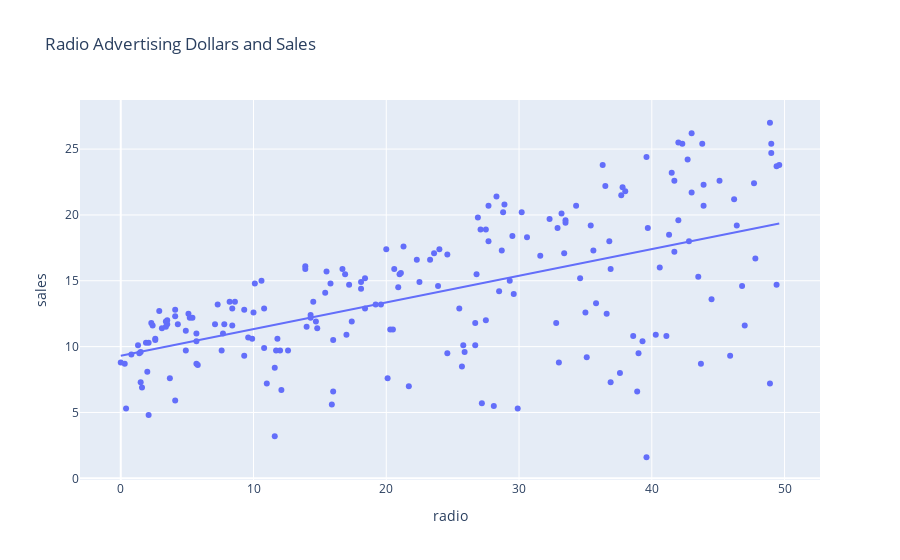

The notebook cell saved with this chart:
### Markdown cell above
## Step 9: Repeat the above for radio and record your observations

### Code cell
fig = px.scatter(df,x='radio',y='sales',trendline='ols',title='Radio Advertising Dollars and Sales')
model = sm.formula.ols(formula='sales~radio',data=df).fit()
fig.show()
model.summary()

### Figure 1 — Plotly figure (JSON) as saved in the notebook; plotly's stock layout.template omitted (floating-point values rounded to 4 significant figures; data arrays with more than 128 entries replaced by an {"elided": "..."} marker saying what was removed)
{"data": [{"hovertemplate": "radio=%{x}<br>sales=%{y}<extra></extra>", "legendgroup": "", "marker": {"color": "#636efa", "symbol": "circle"}, "mode": "markers", "name": "", "orientation": "v", "showlegend": false, "type": "scatter", "x": {"elided": "200 float values"}, "xaxis": "x", "y": {"elided": "200 float values"}, "yaxis": "y"}, {"hovertemplate": "<b>OLS trendline</b><br>sales = 0.202496 * radio + 9.31164<br>R<sup>2</sup>=0.332032<br><br>radio=%{x}<br>sales=%{y} <b>(trend)</b><extra></extra>", "legendgroup": "", "marker": {"color": "#636efa", "symbol": "circle"}, "mode": "lines", "name": "", "showlegend": false, "type": "scatter", "x": {"elided": "200 float values"}, "xaxis": "x", "y": {"elided": "200 float values"}, "yaxis": "y"}], "layout": {"legend": {"tracegroupgap": 0}, "title": {"text": "Radio Advertising Dollars and Sales"}, "xaxis": {"anchor": "y", "domain": [0, 1], "title": {"text": "radio"}}, "yaxis": {"anchor": "x", "domain": [0, 1], "title": {"text": "sales"}}}}
